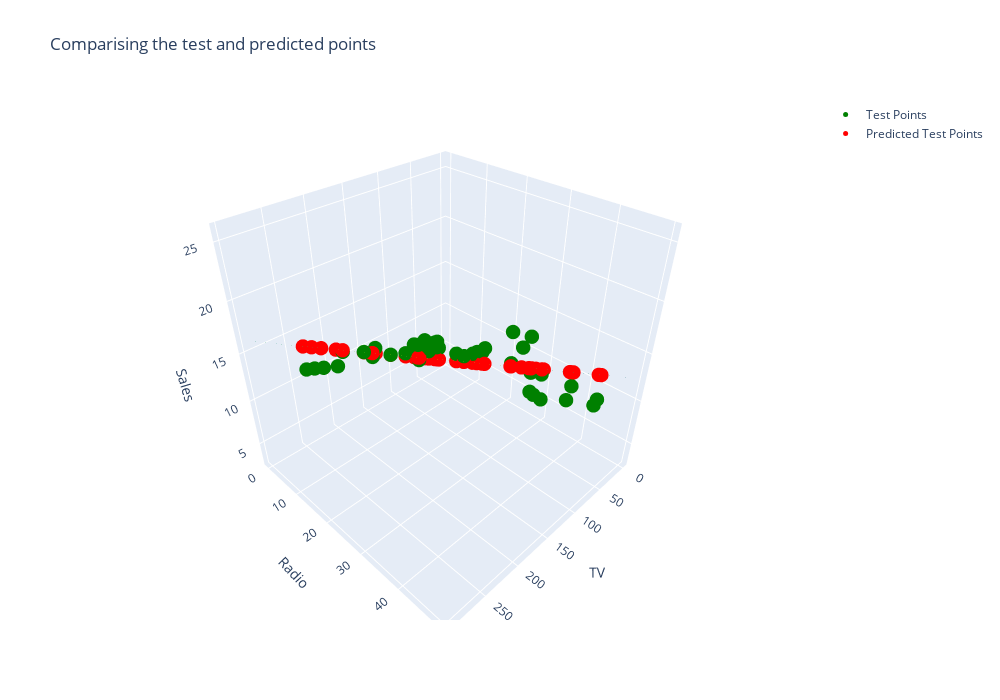

Notebook cell for this chart:
### Markdown cell above
However, in some cases, it is also useful to visualize the test data points along with the model's predictions on the regression plane. This allows us to see how well the model generalizes to unseen data and to identify any outliers or problematic points that might negatively affect the model’s performance. The visualization below provides an intuitive understanding of how well the regression plane fits both the train and test data.

### Code cell
# Meshgrid for plotting the regression surface
x0_range = np.linspace(X[:, 0].min(), X[:, 0].max(), 30)
x1_range = np.linspace(X[:, 1].min(), X[:, 1].max(), 30)
x0_grid, x1_grid = np.meshgrid(x0_range, x1_range)
xy_grid = np.c_[x0_grid.ravel(), x1_grid.ravel()]
y_grid = model.predict(xy_grid).reshape(x0_grid.shape)

fig = go.Figure()

fig.add_trace(go.Scatter3d(
    x = X_test[:, 0], y = X_test[:, 1], z = y_test, mode = 'markers', marker = dict(size = 5, color = 'green'), 
    name = 'Test Points'
))

fig.add_trace(go.Scatter3d(
    x = X_test[:, 0], y = X_test[:, 1], z = y_pred, mode = 'markers', marker = dict(size = 5, color = 'red'),
    name = 'Predicted Test Points'
))

fig.add_trace(go.Surface(
    x = x0_grid, y = x1_grid, z = y_grid, colorscale = 'viridis',opacity = 0.6, showscale = False,
    name = 'Regression Plane'
))


fig.update_layout( scene = dict(xaxis_title = 'TV', yaxis_title = 'Radio', zaxis_title = 'Sales'),
    title = 'Comparising the test and predicted points',
    width = 1000,
    height = 700
)

fig.show()

### Figure 1 — Plotly figure (JSON) as saved in the notebook; plotly's stock layout.template omitted (floating-point values rounded to 4 significant figures; data arrays with more than 128 entries replaced by an {"elided": "..."} marker saying what was removed)
{"data": [{"marker": {"color": "green", "size": 5}, "mode": "markers", "name": "Test Points", "type": "scatter3d", "x": [163.3, 195.4, 292.9, 11.7, 220.3, 75.1, 216.8, 50.0, 222.4, 175.1, 31.5, 56.2, 234.5, 5.4, 139.5, 170.2, 7.3, 197.6, 75.3, 237.4, 229.5, 67.8, 38.0, 250.9, 69.0, 53.5, 213.5, 139.3, 87.2, 8.4, 199.8, 69.2, 198.9, 16.9, 280.7, 238.2, 48.3, 273.7, 117.2, 27.5], "y": [31.6, 47.7, 28.3, 36.9, 49.0, 35.0, 43.9, 11.6, 3.4, 22.5, 24.6, 5.7, 3.4, 29.9, 2.1, 7.8, 28.1, 23.3, 20.3, 27.5, 32.3, 36.6, 40.3, 36.5, 9.3, 2.0, 43.0, 14.5, 11.8, 27.2, 2.6, 20.5, 49.4, 43.7, 13.9, 34.3, 47.0, 28.9, 14.7, 1.6], "z": [16.9, 22.4, 21.4, 7.3, 24.7, 12.6, 22.3, 8.4, 11.5, 14.9, 9.5, 8.7, 11.9, 5.3, 10.3, 11.7, 5.5, 16.6, 11.3, 18.9, 19.7, 12.5, 10.9, 22.2, 9.3, 8.1, 21.7, 13.4, 10.6, 5.7, 10.6, 11.3, 23.7, 8.7, 16.1, 20.7, 11.6, 20.8, 11.9, 6.9]}, {"marker": {"color": "red", "size": 5}, "mode": "markers", "name": "Predicted Test Points", "type": "scatter3d", "x": [163.3, 195.4, 292.9, 11.7, 220.3, 75.1, 216.8, 50.0, 222.4, 175.1, 31.5, 56.2, 234.5, 5.4, 139.5, 170.2, 7.3, 197.6, 75.3, 237.4, 229.5, 67.8, 38.0, 250.9, 69.0, 53.5, 213.5, 139.3, 87.2, 8.4, 199.8, 69.2, 198.9, 16.9, 280.7, 238.2, 48.3, 273.7, 117.2, 27.5], "y": [31.6, 47.7, 28.3, 36.9, 49.0, 35.0, 43.9, 11.6, 3.4, 22.5, 24.6, 5.7, 3.4, 29.9, 2.1, 7.8, 28.1, 23.3, 20.3, 27.5, 32.3, 36.6, 40.3, 36.5, 9.3, 2.0, 43.0, 14.5, 11.8, 27.2, 2.6, 20.5, 49.4, 43.7, 13.9, 34.3, 47.0, 28.9, 14.7, 1.6], "z": [16.36, 20.86, 21.53, 10.59, 22.22, 13.06, 21.1, 7.476, 13.62, 15.15, 9.128, 6.629, 14.17, 8.971, 9.668, 12.13, 8.713, 16.31, 10.27, 18.89, 19.45, 13.04, 12.41, 21.21, 7.888, 5.803, 20.78, 12.02, 9.178, 8.59, 12.46, 10.03, 21.34, 12.12, 18.23, 20.22, 14.15, 20.78, 11.07, 4.563]}, {"colorscale": [[0, "#440154"], [0.1111, "#482878"], [0.2222, "#3e4989"], [0.3333, "#31688e"], [0.4444, "#26828e"], [0.5556, "#1f9e89"], [0.6667, "#35b779"], [0.7778, "#6ece58"], [0.8889, "#b5de2b"], [1, "#fde725"]], "name": "Regression Plane", "opacity": 0.6, "showscale": false, "type": "surface", "x": {"elided": "30x30 float values"}, "y": {"elided": "30x30 float values"}, "z": {"elided": "30x30 float values"}}], "layout": {"height": 700, "scene": {"xaxis": {"title": {"text": "TV"}}, "yaxis": {"title": {"text": "Radio"}}, "zaxis": {"title": {"text": "Sales"}}}, "title": {"text": "Comparising the test and predicted points"}, "width": 1000}}
